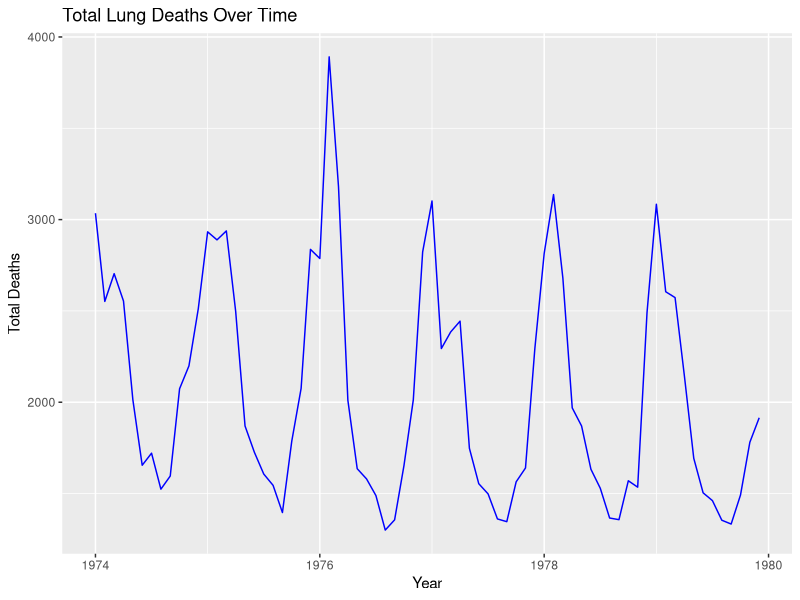
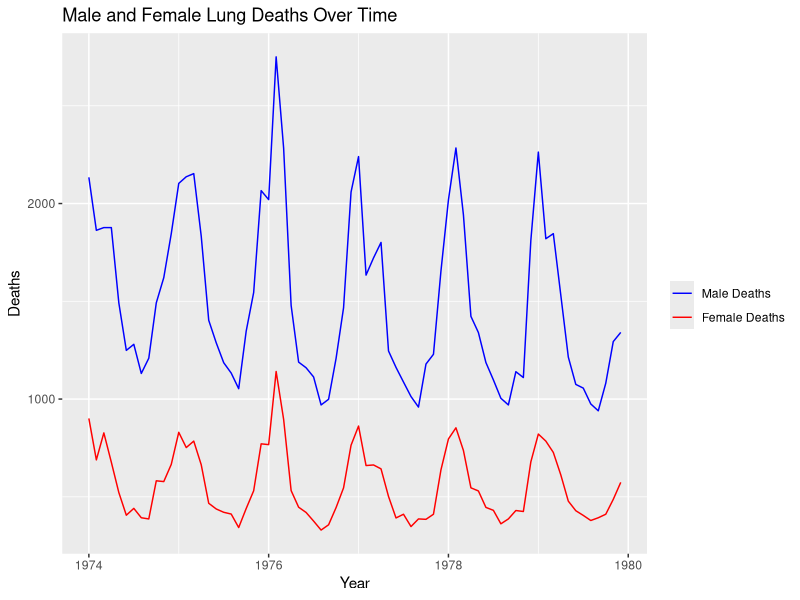
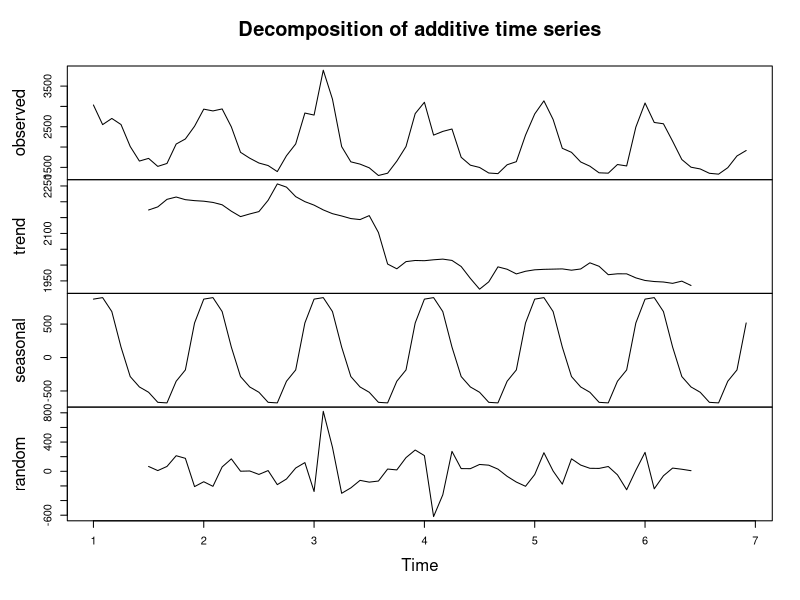
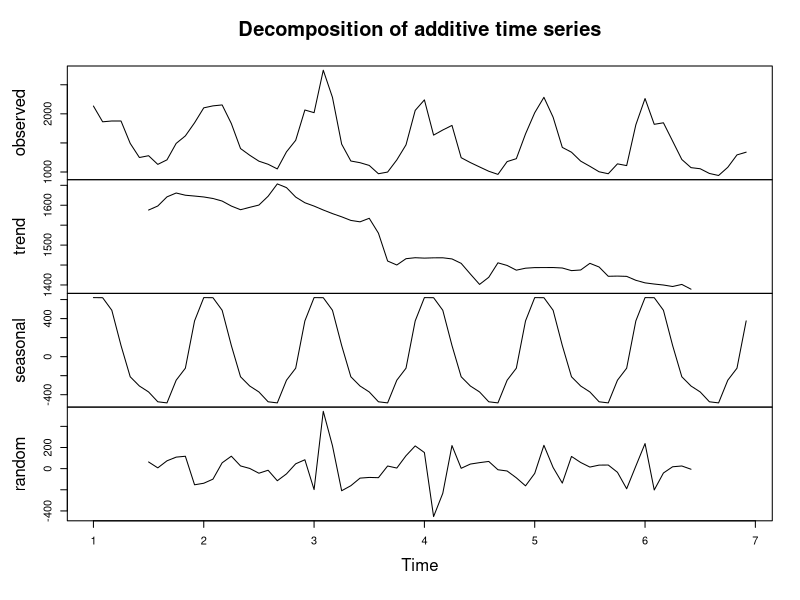
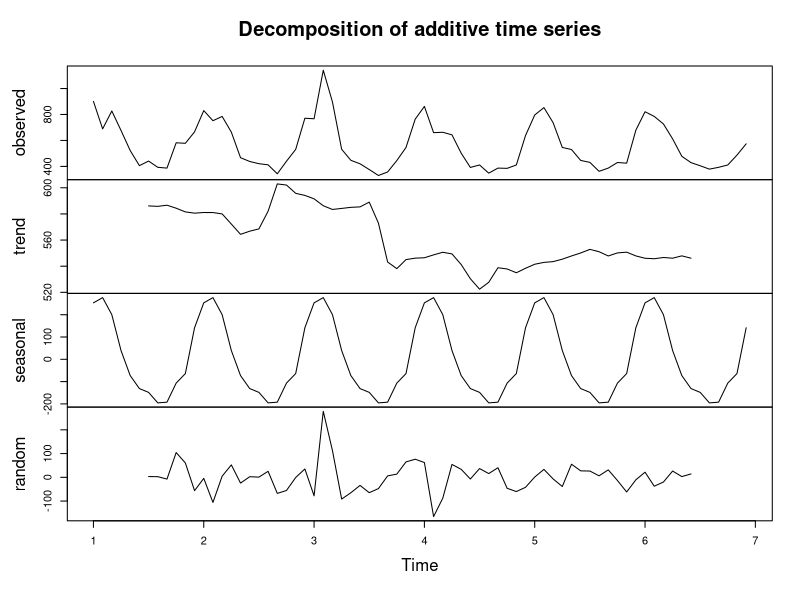
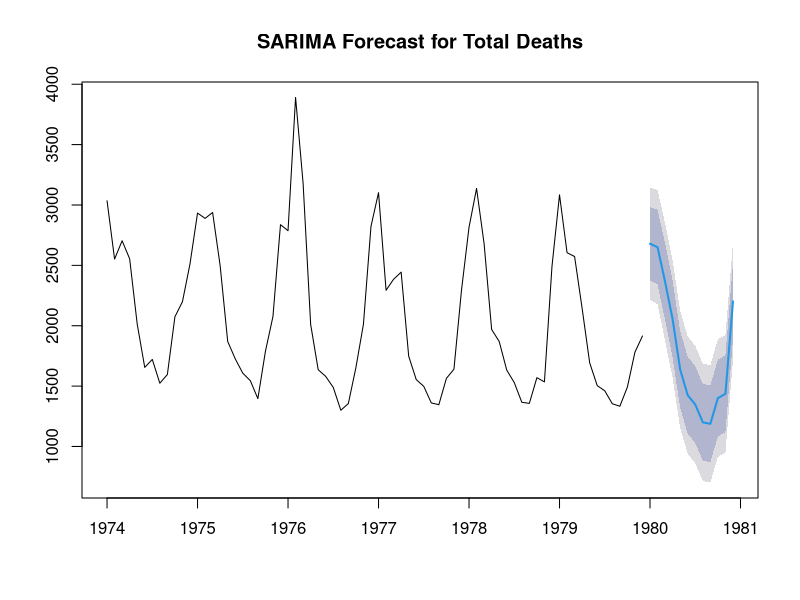

Source code (R) for these figures, in order:
## ---- chunk 1
# Load necessary libraries
library(ggplot2)
library(forecast)
library(dplyr)
## ---- chunk 2
# Load the data
data("ldeaths")
data("mdeaths")
data("fdeaths")

# Create a data frame
ldeaths_df <- data.frame(
  date = time(ldeaths),
  total_deaths = as.numeric(ldeaths),
  male_deaths = as.numeric(mdeaths),
  female_deaths = as.numeric(fdeaths)
)

# Display the first few rows of the dataset
head(ldeaths_df)
## ---- chunk 3
# Summary statistics
summary(ldeaths_df)

# Check for missing values
sum(is.na(ldeaths_df))
## ---- chunk 4
ggplot(ldeaths_df, aes(x = date, y = total_deaths)) +
  geom_line(color = "blue") +
  labs(title = "Total Lung Deaths Over Time", x = "Year", y = "Total Deaths")
## ---- chunk 5
ggplot(ldeaths_df) +
  geom_line(aes(x = date, y = male_deaths, color = "Male Deaths")) +
  geom_line(aes(x = date, y = female_deaths, color = "Female Deaths")) +
  labs(title = "Male and Female Lung Deaths Over Time", x = "Year", y = "Deaths") +
  scale_color_manual("", breaks = c("Male Deaths", "Female Deaths"), values = c("blue", "red"))
## ---- chunk 6
# Decompose the time series
ldeaths_decomp <- decompose(ts(ldeaths, frequency = 12))
mdeaths_decomp <- decompose(ts(mdeaths, frequency = 12))
fdeaths_decomp <- decompose(ts(fdeaths, frequency = 12))

# Plot the decompositions
plot(ldeaths_decomp)
plot(mdeaths_decomp)
plot(fdeaths_decomp)
## ---- chunk 7
# Calculate correlation
correlation <- cor(ldeaths_df$male_deaths, ldeaths_df$female_deaths)
correlation
## ---- chunk 8
# Fit SARIMA model for total deaths
sarima_model <- auto.arima(ldeaths)
summary(sarima_model)

# Forecast next 12 months
forecast_sarima <- forecast(sarima_model, h = 12)
plot(forecast_sarima, main = "SARIMA Forecast for Total Deaths")
